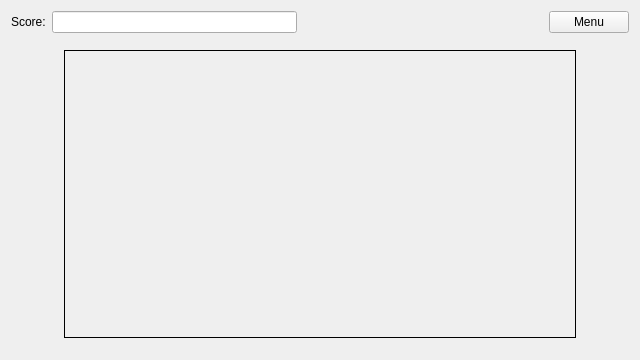
<?xml version="1.0" encoding="UTF-8"?>
<ui version="4.0">
 <class>Form</class>
 <widget class="QWidget" name="Form">
  <property name="geometry">
   <rect>
    <x>0</x>
    <y>0</y>
    <width>640</width>
    <height>360</height>
   </rect>
  </property>
  <layout class="QVBoxLayout" name="verticalLayout">
   <item>
    <layout class="QHBoxLayout" name="horizontalLayout">
     <item>
      <widget class="QLabel" name="label">
       <property name="text">
        <string>Score:</string>
       </property>
      </widget>
     </item>
     <item>
      <widget class="QLineEdit" name="lineEdit"/>
     </item>
     <item>
      <spacer name="horizontalSpacer">
       <property name="orientation">
        <enum>Qt::Horizontal</enum>
       </property>
       <property name="sizeHint" stdset="0">
        <size>
         <width>246</width>
         <height>20</height>
        </size>
       </property>
      </spacer>
     </item>
     <item>
      <widget class="QPushButton" name="pushButton">
       <property name="text">
        <string>Menu</string>
       </property>
      </widget>
     </item>
    </layout>
   </item>
   <item>
    <spacer name="verticalSpacer">
     <property name="orientation">
      <enum>Qt::Vertical</enum>
     </property>
     <property name="sizeHint" stdset="0">
      <size>
       <width>20</width>
       <height>1</height>
      </size>
     </property>
    </spacer>
   </item>
   <item>
    <layout class="QHBoxLayout" name="horizontalLayout_2">
     <item>
      <spacer name="horizontalSpacer_2">
       <property name="orientation">
        <enum>Qt::Horizontal</enum>
       </property>
       <property name="sizeHint" stdset="0">
        <size>
         <width>40</width>
         <height>20</height>
        </size>
       </property>
      </spacer>
     </item>
     <item>
      <widget class="QFrame" name="frame">
       <property name="minimumSize">
        <size>
         <width>512</width>
         <height>288</height>
        </size>
       </property>
       <property name="frameShape">
        <enum>QFrame::Box</enum>
       </property>
      </widget>
     </item>
     <item>
      <spacer name="horizontalSpacer_3">
       <property name="orientation">
        <enum>Qt::Horizontal</enum>
       </property>
       <property name="sizeHint" stdset="0">
        <size>
         <width>40</width>
         <height>20</height>
        </size>
       </property>
      </spacer>
     </item>
    </layout>
   </item>
   <item>
    <spacer name="verticalSpacer_2">
     <property name="orientation">
      <enum>Qt::Vertical</enum>
     </property>
     <property name="sizeHint" stdset="0">
      <size>
       <width>20</width>
       <height>2</height>
      </size>
     </property>
    </spacer>
   </item>
  </layout>
 </widget>
 <resources/>
 <connections/>
</ui>
